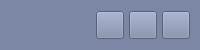
           <widget class="QFrame" name="contentTopBg">
            <property name="minimumSize">
             <size>
              <width>0</width>
              <height>50</height>
             </size>
            </property>
            <property name="maximumSize">
             <size>
              <width>16777215</width>
              <height>50</height>
             </size>
            </property>
            <property name="font">
             <font>
              <pointsize>10</pointsize>
              <italic>false</italic>
              <bold>false</bold>
              <kerning>true</kerning>
             </font>
            </property>
            <property name="styleSheet">
             <string notr="true">background-color: rgb(124, 135, 166)
</string>
            </property>
            <property name="frameShape">
             <enum>QFrame::NoFrame</enum>
            </property>
            <property name="frameShadow">
             <enum>QFrame::Raised</enum>
            </property>
            <layout class="QHBoxLayout" name="horizontalLayout">
             <property name="spacing">
              <number>0</number>
             </property>
             <property name="leftMargin">
              <number>0</number>
             </property>
             <property name="topMargin">
              <number>0</number>
             </property>
             <property name="rightMargin">
              <number>10</number>
             </property>
             <property name="bottomMargin">
              <number>0</number>
             </property>
             <item alignment="Qt::AlignRight">
              <widget class="QFrame" name="rightButtons">
               <property name="minimumSize">
                <size>
                 <width>0</width>
                 <height>28</height>
                </size>
               </property>
               <property name="frameShape">
                <enum>QFrame::NoFrame</enum>
               </property>
               <property name="frameShadow">
                <enum>QFrame::Raised</enum>
               </property>
               <layout class="QHBoxLayout" name="horizontalLayout_2">
                <property name="spacing">
                 <number>5</number>
                </property>
                <property name="leftMargin">
                 <number>0</number>
                </property>
                <property name="topMargin">
                 <number>0</number>
                </property>
                <property name="rightMargin">
                 <number>0</number>
                </property>
                <property name="bottomMargin">
                 <number>0</number>
                </property>
                <item>
                 <widget class="QPushButton" name="minimizeAppBtn">
                  <property name="minimumSize">
                   <size>
                    <width>28</width>
                    <height>28</height>
                   </size>
                  </property>
                  <property name="maximumSize">
                   <size>
                    <width>28</width>
                    <height>28</height>
                   </size>
                  </property>
                  <property name="cursor">
                   <cursorShape>PointingHandCursor</cursorShape>
                  </property>
                  <property name="toolTip">
                   <string>Minimize</string>
                  </property>
                  <property name="text">
                   <string/>
                  </property>
                  <property name="icon">
                   <iconset resource="resources.qrc">
                    <normaloff>:/icons/images/icons/icon_minimize.png</normaloff>:/icons/images/icons/icon_minimize.png</iconset>
                  </property>
                  <property name="iconSize">
                   <size>
                    <width>20</width>
                    <height>20</height>
                   </size>
                  </property>
                 </widget>
                </item>
                <item>
                 <widget class="QPushButton" name="maximizeRestoreAppBtn">
                  <property name="minimumSize">
                   <size>
                    <width>28</width>
                    <height>28</height>
                   </size>
                  </property>
                  <property name="maximumSize">
                   <size>
                    <width>28</width>
                    <height>28</height>
                   </size>
                  </property>
                  <property name="font">
                   <font>
                    <pointsize>10</pointsize>
                    <italic>false</italic>
                    <bold>false</bold>
                    <stylestrategy>PreferDefault</stylestrategy>
                   </font>
                  </property>
                  <property name="cursor">
                   <cursorShape>PointingHandCursor</cursorShape>
                  </property>
                  <property name="toolTip">
                   <string>Maximize</string>
                  </property>
                  <property name="text">
                   <string/>
                  </property>
                  <property name="icon">
                   <iconset resource="resources.qrc">
                    <normaloff>:/icons/images/icons/icon_settings.png</normaloff>:/icons/images/icons/icon_settings.png</iconset>
                  </property>
                  <property name="iconSize">
                   <size>
                    <width>20</width>
                    <height>20</height>
                   </size>
                  </property>
                 </widget>
                </item>
                <item>
                 <widget class="QPushButton" name="closeAppBtn">
                  <property name="minimumSize">
                   <size>
                    <width>28</width>
                    <height>28</height>
                   </size>
                  </property>
                  <property name="maximumSize">
                   <size>
                    <width>28</width>
                    <height>28</height>
                   </size>
                  </property>
                  <property name="cursor">
                   <cursorShape>PointingHandCursor</cursorShape>
                  </property>
                  <property name="toolTip">
                   <string>Close</string>
                  </property>
                  <property name="text">
                   <string/>
                  </property>
                  <property name="icon">
                   <iconset resource="resources.qrc">
                    <normaloff>:/icons/images/icons/icon_close.png</normaloff>:/icons/images/icons/icon_close.png</iconset>
                  </property>
                  <property name="iconSize">
                   <size>
                    <width>20</width>
                    <height>20</height>
                   </size>
                  </property>
                 </widget>
                </item>
               </layout>
              </widget>
             </item>
            </layout>
           </widget>
